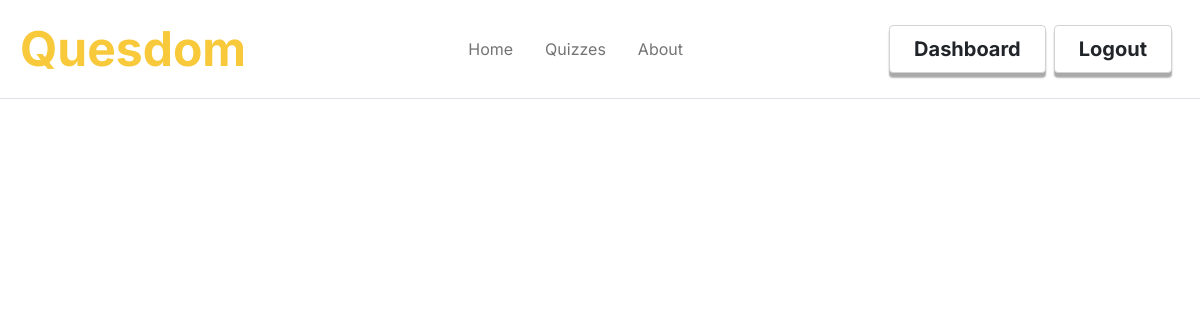
The page /myquizzes (signed in) on the database as committed earlier.
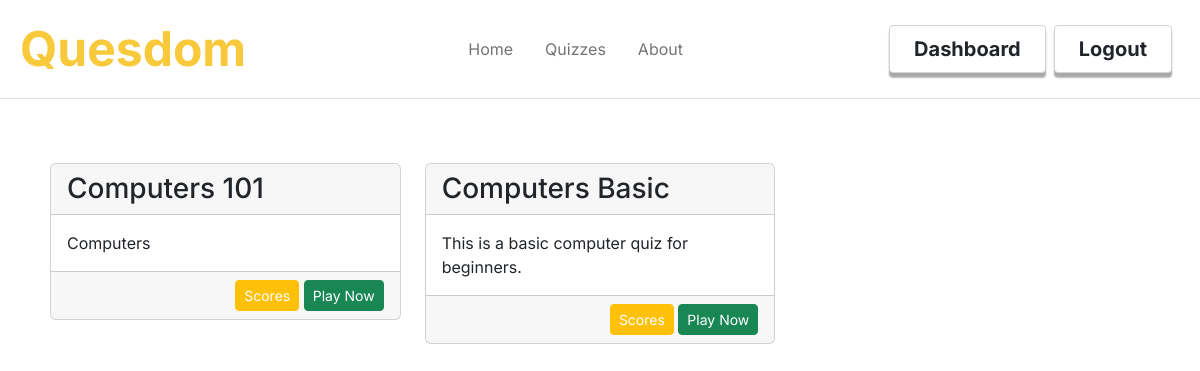
The same page on the database as committed later.
### quesdom/models.py (models this page shows, shortened)
class Quizzes(db.Model):
    id = db.Column(db.Integer, primary_key = True)
    quiz_title = db.Column(db.String(30), nullable= False)
    quiz_description = db.Column(db.String(200), nullable=False)
    quiz_category = db.Column(db.String(20), nullable=False)
    quiz_difficulty = db.Column(db.String(10), nullable=False)
    timed = db.Column(db.Boolean, nullable = False)
    date_created = db.Column(db.DateTime, nullable=False, default=datetime.utcnow)
    author = db.Column(db.Integer, db.ForeignKey('users.id'), nullable=False)
    created_by = db.relationship('Users',backref='created_by',lazy=True)
    questions = db.relationship('Questions',backref='contains',cascade="all, delete-orphan",lazy=True)
    class_id = db.Column(db.Integer, db.ForeignKey('classrooms.id'), nullable=True)

### quesdom/routes.py (the view)
@app.route('/myquizzes')
def myquizzes():
        quizzes_played = get_quizzes_played()
        return render_template('myquizzes.html',title='My Quizzes',quizzes=quizzes_played)

### quesdom/models.py (called while the page is built)
@login_manager.user_loader
def load_user(user_id):
    return Users.query.get(int(user_id))

### quesdom/routes.py (called while the page is built)
def get_quizzes_played():
    quizzes = []
    for answer in Answers.query.all():
            if answer.user_id == current_user.id:
                questions = Questions.query.filter_by(id = answer.question_id)
                for question in questions:
                    quiz = Quizzes.query.get(question.quiz_id)
                    if not quiz.id in quizzes:
                        quizzes.append(quiz.id)
    return Quizzes.query.filter(Quizzes.id.in_(quizzes))

### quesdom/templates/myquizzes.html
{%extends "layout.html"%}
{%block content%}
<div class="content-section row p-2 pt-md-5">
    {%for quiz in quizzes%}
        <div class="col-10 col-sm-5 col-md-4 my-3">
            <div class="card">
                <div class="card-header h3">
                    {{quiz.quiz_title}}
                </div>
                <div class="card-body">
                    {{quiz.quiz_description}}
                </div>
                <div class="card-footer text-end">
                    <a class="btn text-white btn-warning btn-sm" href="{{url_for('scores',quiz_id=quiz.id)}}">Scores</a>
                    <a class="btn btn-success btn-sm" href="{{url_for('playquiz',quiz_id=quiz.id)}}">Play Now</a>
                </div>
            </div>
        </div>
    {%endfor%}
</div>
{%endblock%}

Rows that differ between the two databases and show on the page:
now on this page (row unchanged): Quizzes: quiz_title "Computers 101", quiz_description "Computers"
now on this page (row edited): Quizzes: quiz_title "Computers Basic", quiz_description "This is a basic computer quiz for beginners."
